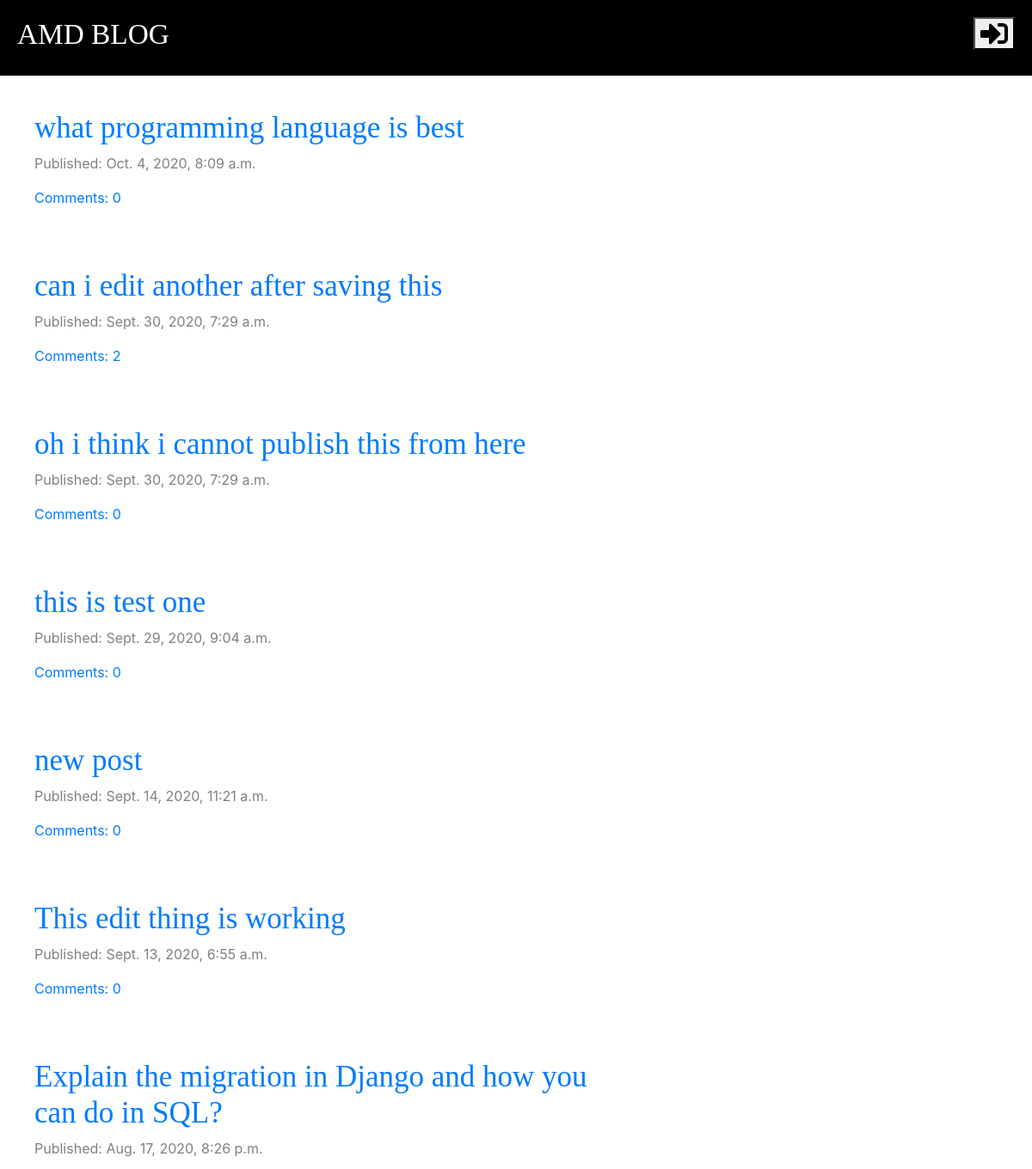
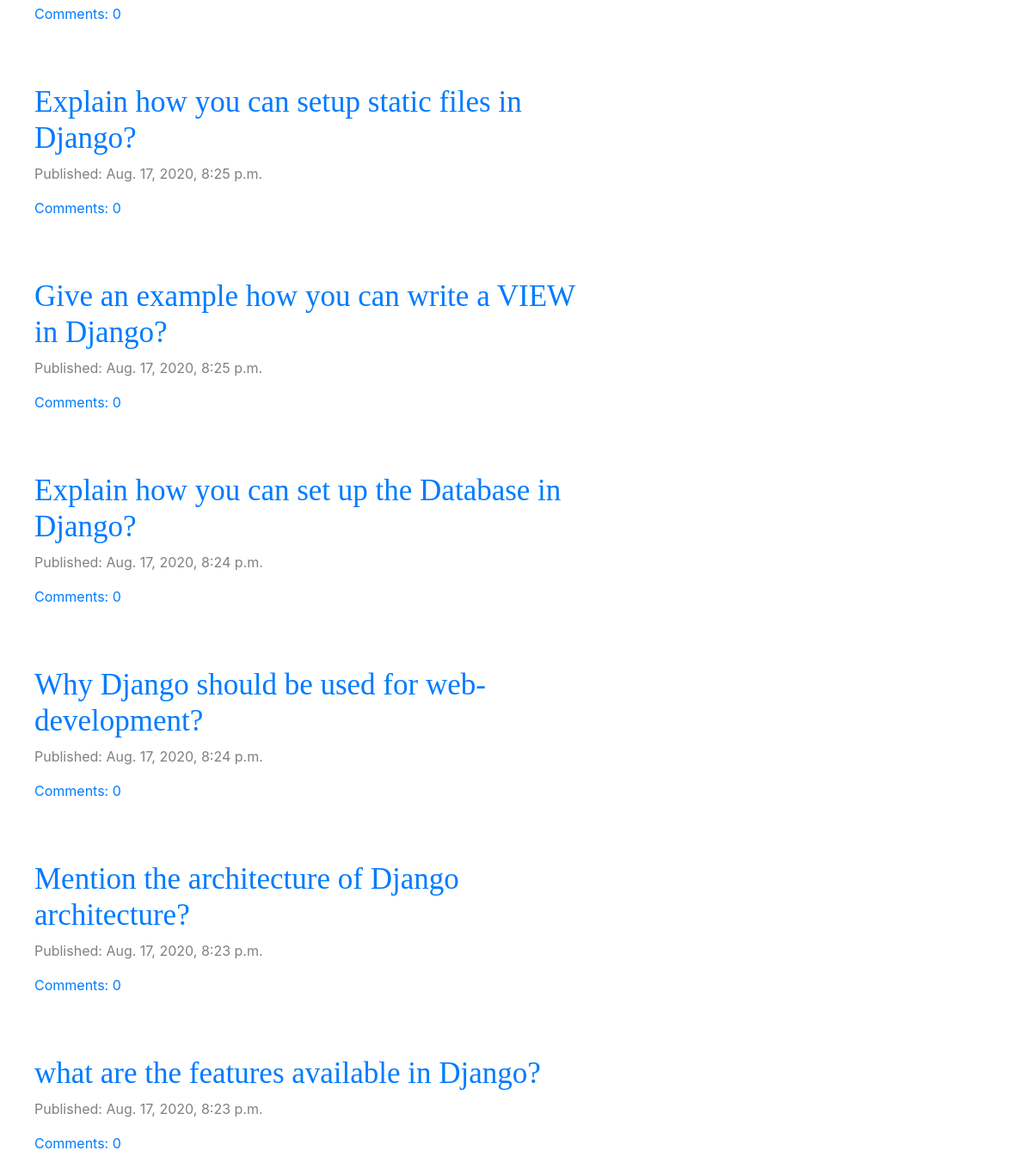
The page / on the database its author committed (2 pictures, top to bottom).
### blog/models.py (models this page shows, shortened)
class Post(models.Model):
    author = models.ForeignKey('auth.User', on_delete=models.CASCADE)
    title = models.CharField(max_length=200)
    text = models.TextField()
    created_date = models.DateTimeField(default=timezone.now)
    published_date = models.DateTimeField(blank=True, null=True)
    def approved_comments(self):
        return self.comments.filter(approved=True)

### blog/views.py (the view)
# urls.py: path('', views.post_list, name='post_list'),
def post_list(request):
    posts = Post.objects.filter(published_date__lte=timezone.now()).order_by('-published_date')
    stuff_for_frontend = {'posts': posts}
    return render(request, 'blog/post_list.html', stuff_for_frontend)

### blog/templates/blog/post_list.html
{% extends "blog/base.html" %}
{% block content %}
    {% for post in posts %}
        <div class="post">
            <h2><a href="{% url 'post_detail' pk=post.pk%}">{{ post.title }}</a></h2>
            <div class="date">
                <p>Published: {{ post.published_date }}</p>
            </div>
            <a href="{% url 'post_detail' pk=post.pk %}">Comments: {{ post.approved_comments.count }}</a>
        </div>
    {% endfor %}
{% endblock content %}

### blog/static/css/blog.css (style rules this page uses)
h1, h2, h3, h4 { font-family: 'Tinos', serif; font-size: 35px; }
.date { color: grey; }
.post { margin-bottom: 70px; }

### rows shown on the page
Post: title "what programming language is best", published_date "Oct. 4, 2020, 8:09 a.m.", approved_comments.count "0"
Post: title "can i edit another after saving this", published_date "Sept. 30, 2020, 7:29 a.m.", approved_comments.count "2"
Post: title "oh i think i cannot publish this from here", published_date "Sept. 30, 2020, 7:29 a.m.", approved_comments.count "0"
Post: title "this is test one", published_date "Sept. 29, 2020, 9:04 a.m.", approved_comments.count "0"
Post: title "new post", published_date "Sept. 14, 2020, 11:21 a.m.", approved_comments.count "0"
Post: title "This edit thing is working", published_date "Sept. 13, 2020, 6:55 a.m.", approved_comments.count "0"
Post: title "Explain the migration in Django and how you can do in SQL?", published_date "Aug. 17, 2020, 8:26 p.m.", approved_comments.count "0"
Post: title "Explain how you can setup static files in Django?", published_date "Aug. 17, 2020, 8:25 p.m.", approved_comments.count "0"
Post: title "Give an example how you can write a VIEW in Django?", published_date "Aug. 17, 2020, 8:25 p.m.", approved_comments.count "0"
Post: title "Explain how you can set up the Database in Django?", published_date "Aug. 17, 2020, 8:24 p.m.", approved_comments.count "0"
Post: title "Why Django should be used for web-development?", published_date "Aug. 17, 2020, 8:24 p.m.", approved_comments.count "0"
Post: title "Mention the architecture of Django architecture?", published_date "Aug. 17, 2020, 8:23 p.m.", approved_comments.count "0"
Post: title "what are the features available in Django?", published_date "Aug. 17, 2020, 8:23 p.m.", approved_comments.count "0"
